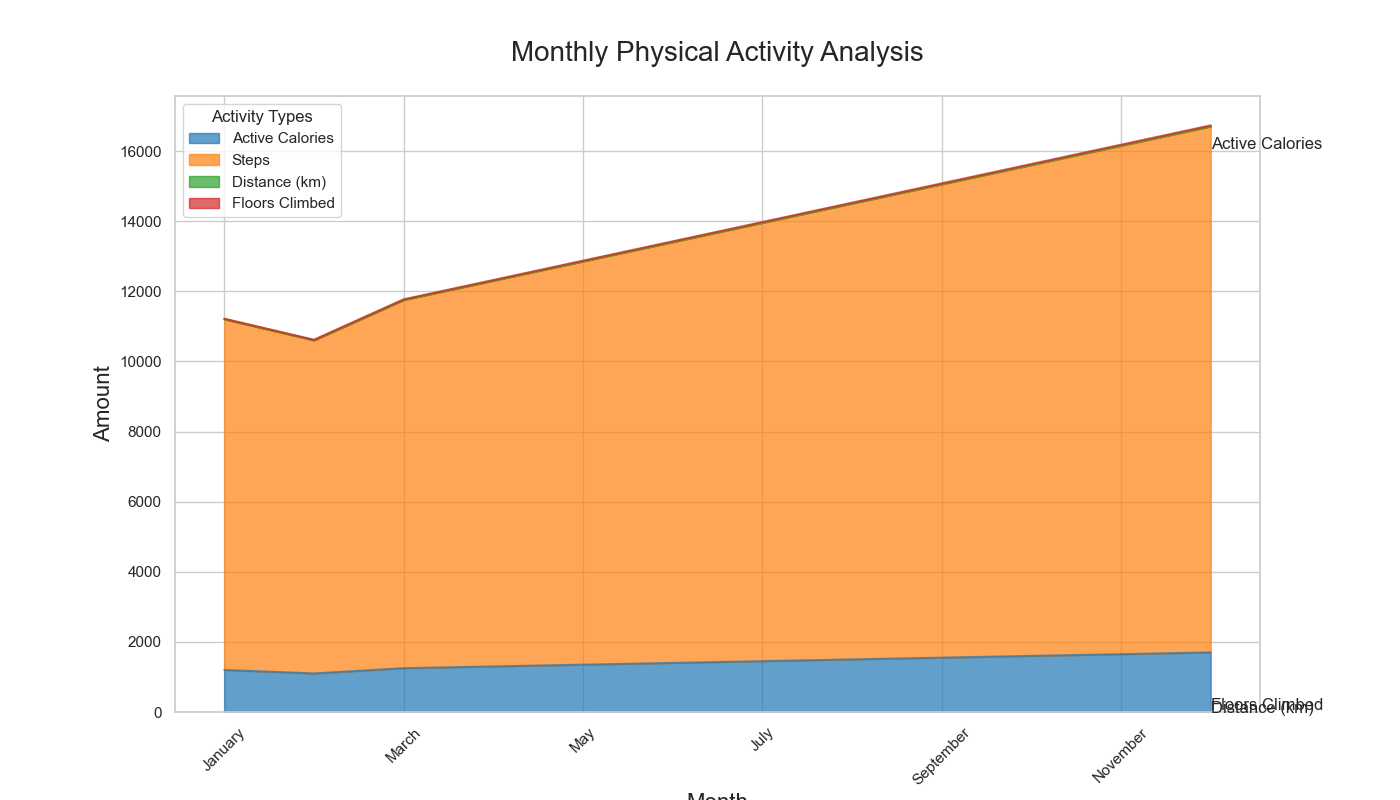

The script that drew this image:

import seaborn as sns
import pandas as pd
import matplotlib.pyplot as plt
import numpy as np

# Data
data = {
    'Month': ['January', 'February', 'March', 'April', 'May', 'June', 'July', 'August', 'September', 'October', 'November', 'December'],
    'Active Calories': [1200, 1100, 1250, 1300, 1350, 1400, 1450, 1500, 1550, 1600, 1650, 1700],
    'Steps': [10000, 9500, 10500, 11000, 11500, 12000, 12500, 13000, 13500, 14000, 14500, 15000],
    'Distance (km)': [8.0, 7.5, 8.3, 8.8, 9.2, 9.6, 10.0, 10.5, 11.0, 11.4, 11.8, 12.0],
    'Floors Climbed': [12, 11, 13, 14, 15, 16, 17, 18, 19, 20, 21, 22],
}

df = pd.DataFrame(data)

# Define a color palette
palette = ["#1f77b4", "#ff7f0e", "#2ca02c", "#d62728"]

# Melt DataFrame
df_melted = df.melt('Month', var_name='Activity', value_name='Amount')

# Plot
plt.figure(figsize=(14, 8))

# Area plot
sns.set_style("whitegrid")
df.set_index('Month').plot(kind='area', stacked=True, color=palette, alpha=0.7, figsize=(14, 8))

# Customization
plt.title('Monthly Physical Activity Analysis', fontsize=20, pad=25)
plt.xlabel('Month', fontsize=16)
plt.ylabel('Amount', fontsize=16)
plt.xticks(rotation=45)
plt.legend(title='Activity Types', loc='upper left')

# Annotations
for i, activity in enumerate(df.columns[1:]):
    y = df[activity].cumsum() - (0.5 * df[activity])
    for x, value in enumerate(y):
        if x == len(df) - 1:
            plt.text(x, value, f'{activity}', fontsize=12, ha='left', va='center')

plt.tight_layout()
plt.show()
